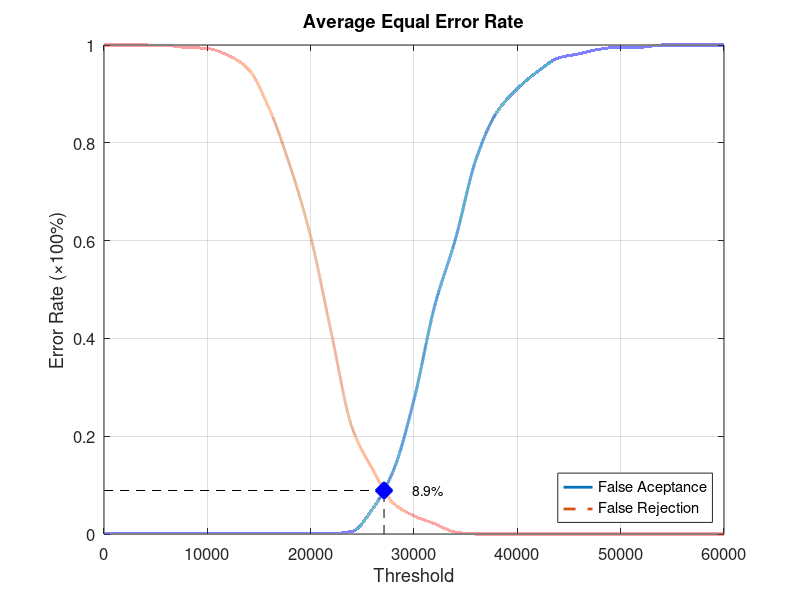
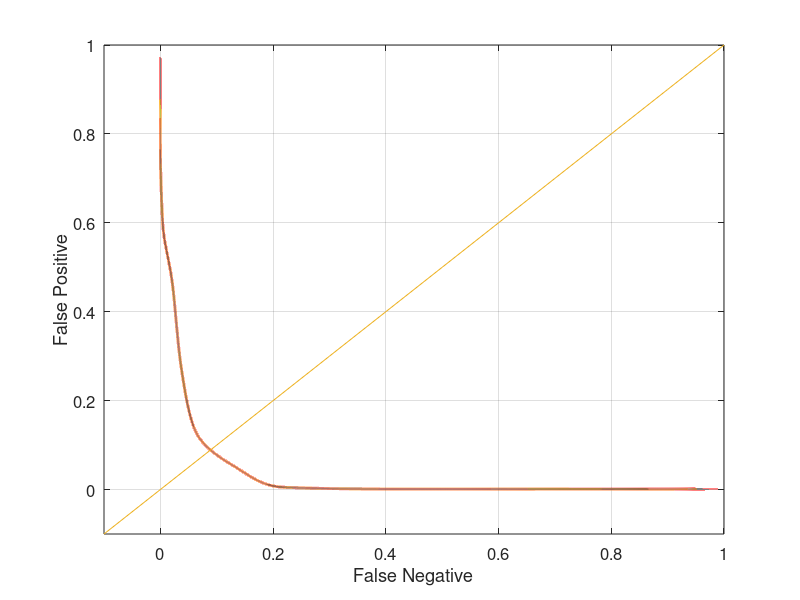

Recreate these plots in MATLAB, in order.
function yEER = Database1Average
close all;
clear;
clc;
x = 0:2000:60000;
xq = 0:0.5:60000;

y0 = [0 0.00105263 0.00105263 0.00105263 0.00105263 0.00105263 0.00105263 0.00105263 0.00105263 0.00105263 0.00105263 0.00105263 0.00526316 0.051579 0.129474 0.274737 0.466316 0.602105 0.766316 0.862105 0.910526 0.946316 0.973684 0.982105 0.991579 0.99579 0.99579 1 1 1 1];
yy0 = interp1(x, y0, xq, 'pchip');
y1 = [1 1 1 0.999 0.995 0.993 0.979 0.95 0.869 0.753 0.608 0.411 0.218 0.132 0.063 0.037 0.021 0.004 0 0 0 0 0 0 0 0 0 0 0 0 0];
yy1 = interp1(x, y1, xq, 'pchip');

% Calculating EER: 
y2 = abs(y0 - y1);
find(y2 == min(y2))
yy2 = abs(yy0 - yy1);
xEER = find(yy2 == min(yy2));
xEERIndex = xq(xEER) % X-axis EER
yEER = yy0(xEER) % Y-axis EER

main = figure
plot(xq, yy0,'-','LineWidth', 2);	hold on
plot(xq, yy1,'--','LineWidth', 2);	hold on
plot([xEERIndex xEERIndex], [0 yEER], 'k--');	hold on
plot([0 xEERIndex], [yEER yEER], 'k--');	hold on
plot(xEERIndex, yEER, 'bx', 'LineWidth', 10);	hold on
text(xEERIndex + 10 * xEERIndex / 100, yEER, [num2str(round((10000 * yEER)) / 100) '%'])
legend('False Aceptance', 'False Rejection', 'Location', 'SouthEast')
xlabel('Threshold')
ylabel('Error Rate (\times100%)')
title('Average Equal Error Rate')
set(gca, 'FontSize', 12)
axis([0 60000 0 1])
grid on

print(main, 'Database1AverageMain', '-dpng');
FNRxFPR = figure('Color', [1 1 1]);
plot(yy1, yy0, '-', yy1, yy0, 'LineWidth', 2);
hold on
y = -0.1:0.1:1
plot(y, y); 
set(gca, 'FontSize', 12)
xlabel('False Negative')
ylabel('False Positive')
axis([-0.1 1 -0.1 1])
set(gca, 'FontSize', 12)
grid on

print(FNRxFPR, 'Database1AverageFNRxFPR','-dpng');
end
